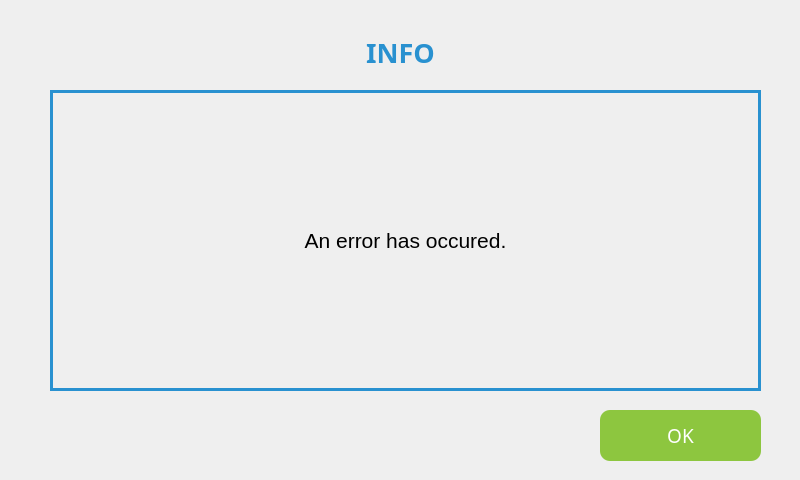
   <widget class="QWidget" name="info_message_widget" native="true">
    <property name="geometry">
     <rect>
      <x>11200</x>
      <y>0</y>
      <width>800</width>
      <height>480</height>
     </rect>
    </property>
    <widget class="QLabel" name="label_34">
     <property name="geometry">
      <rect>
       <x>240</x>
       <y>40</y>
       <width>321</width>
       <height>25</height>
      </rect>
     </property>
     <property name="font">
      <font>
       <family>Proxima Nova</family>
       <pointsize>20</pointsize>
       <weight>75</weight>
       <bold>true</bold>
      </font>
     </property>
     <property name="styleSheet">
      <string notr="true">color: rgb(41, 145, 208);</string>
     </property>
     <property name="text">
      <string>INFO</string>
     </property>
     <property name="alignment">
      <set>Qt::AlignCenter</set>
     </property>
    </widget>
    <widget class="QPushButton" name="close_info_button">
     <property name="geometry">
      <rect>
       <x>600</x>
       <y>410</y>
       <width>161</width>
       <height>51</height>
      </rect>
     </property>
     <property name="font">
      <font>
       <family>Proxima Nova</family>
       <pointsize>14</pointsize>
       <weight>50</weight>
       <bold>false</bold>
      </font>
     </property>
     <property name="focusPolicy">
      <enum>Qt::NoFocus</enum>
     </property>
     <property name="styleSheet">
      <string notr="true">QPushButton{
border-radius: 10px;
background-color: rgb(141, 198, 63); 
color: rgb(255, 255, 255);
}
</string>
     </property>
     <property name="text">
      <string>OK</string>
     </property>
    </widget>
    <widget class="QLabel" name="info_message_label">
     <property name="geometry">
      <rect>
       <x>50</x>
       <y>90</y>
       <width>711</width>
       <height>301</height>
      </rect>
     </property>
     <property name="font">
      <font>
       <pointsize>16</pointsize>
      </font>
     </property>
     <property name="styleSheet">
      <string notr="true">border-width: 3px; 
border-style: solid; 
border-color: rgb(41, 145, 208);
color: rgb(0,0,0);</string>
     </property>
     <property name="text">
      <string>An error has occured.</string>
     </property>
     <property name="alignment">
      <set>Qt::AlignCenter</set>
     </property>
    </widget>
   </widget>
